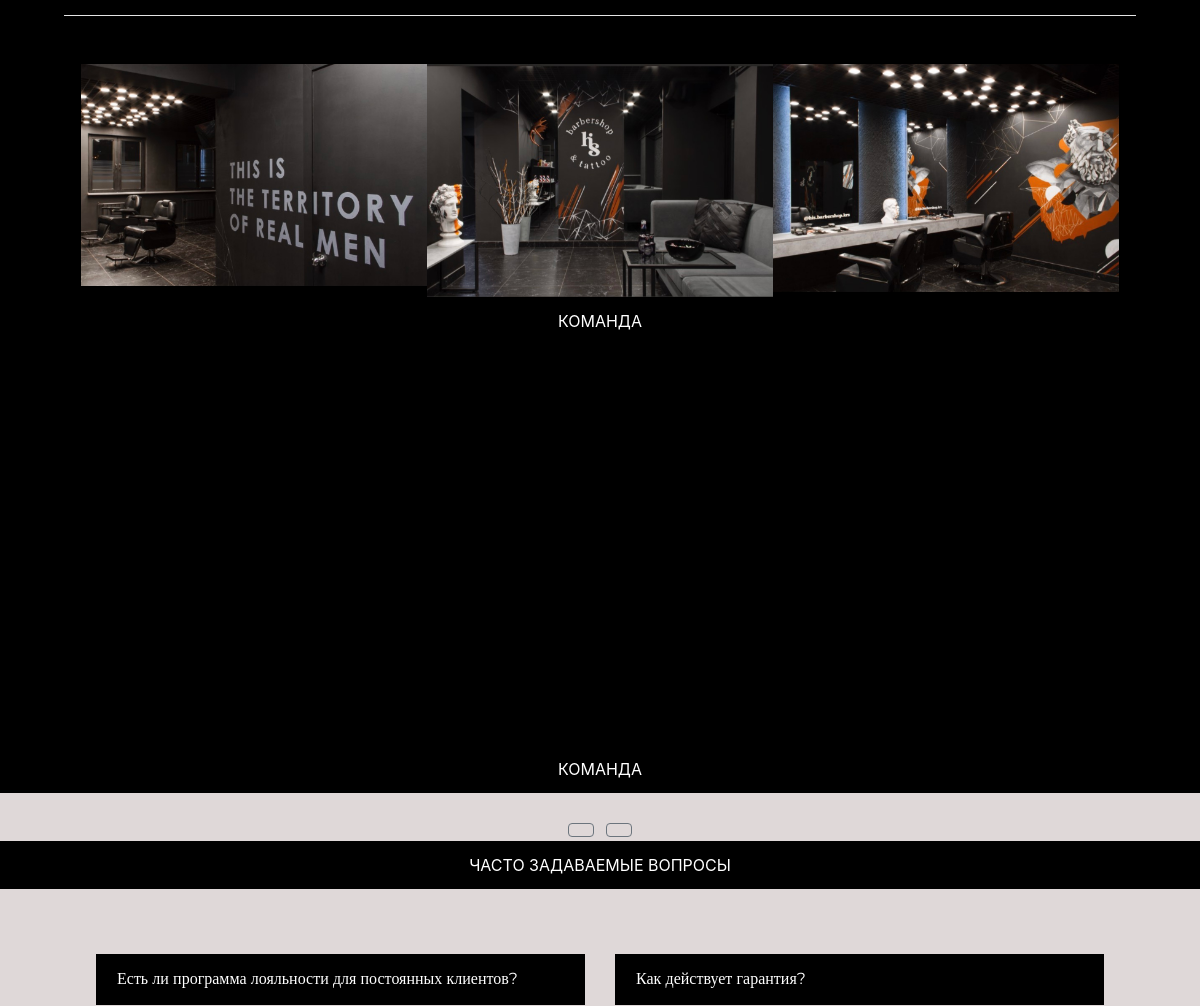
/ (middle part), run on an earlier commit of the app's database.
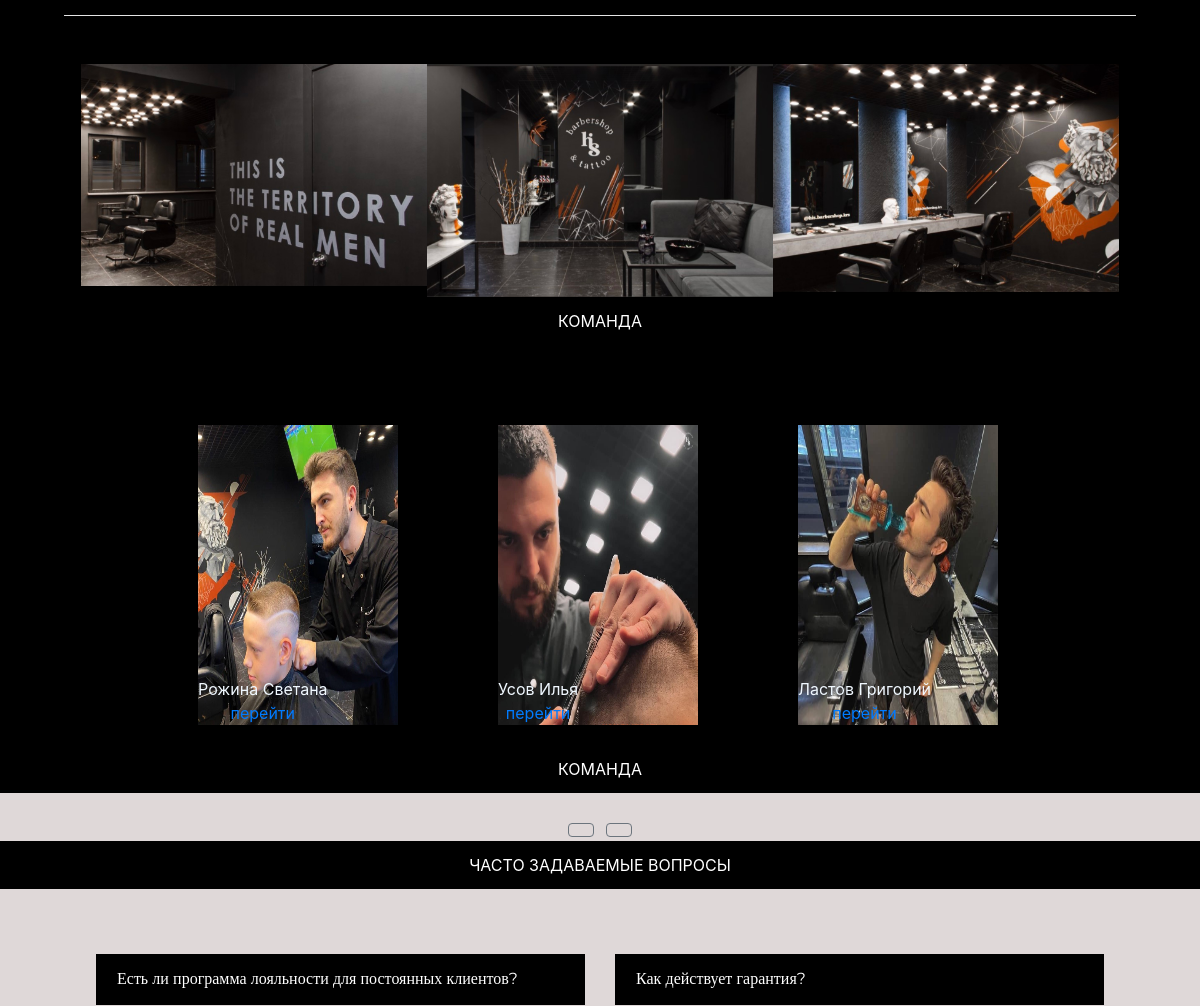
And on a later commit of the database.
### mainapp/models.py (models this page shows, shortened)
class Question(models.Model):
    title = models.CharField(max_length=100, verbose_name='Вопрос')
    answer = models.TextField(verbose_name='Ответ')

class Barber(models.Model):
    image = models.ImageField(verbose_name='Аватарка')
    firstName = models.CharField(max_length=30, verbose_name='Имя')
    lastName = models.CharField(max_length=30, verbose_name='Фамилия')
    slug = models.SlugField(unique=True)
    def get_absolute_url(self):
        return reverse('barber_detail', kwargs={'slug': self.slug})

### mainapp/views.py (the view)
# urls.py: path('', BaseView.as_view(), name='base'),
class BaseView(View):
    def get(self, request, *args, **kwargs):
        types = ServiceType.objects.all()
        offer = SpecialOffer.objects.all()
        barber = Barber.objects.all()
        questions = Question.objects.all()
        image_hearstyle = [x for x in GalaryHairstyle.objects.all() if x.chek]
        context = {
            'types':types,
            'offers': offer,
            'barbers': barber,
            'hearstyle': image_hearstyle,
            'qustionLeft': questions[:int(len(questions)/2)],
            'qustionRight': questions[int(len(questions)/2):],
        }
        return render(request, 'base.html', context)

### mainapp/templates/base.html (shortened to what this page needs)
{% load static %}
<html>
  <head>
    <link rel="stylesheet" href="https://cdn.jsdelivr.net/npm/bootstrap@4.0.0/dist/css/bootstrap.min.css">
    <link rel="stylesheet" href="{% static 'css/style.css' %}">
    <link rel="stylesheet" href="{% static 'css/style-navbar.css' %}">
    <link rel="stylesheet" href="{% static 'css/style-contact.css' %}">
    <link rel="stylesheet" href="{% static 'css/style-question.css' %}">
    <link rel="stylesheet" href="{% static 'css/style-reviews.css' %}">
    <link rel="stylesheet" href="{% static 'css/style-priceList.css' %}">
    <link rel="stylesheet" href="{% static 'css/style-slider.css' %}">
    <link rel="stylesheet" href="{% static 'css/style-hearstyle.css' %}">
    <link rel="stylesheet" href="{% static 'slick/slick.css' %}">
    <link rel="stylesheet" href="{% static 'slick/slick-theme.css' %}">
  </head>
  <body>
      <div class="black">
        <div class="container-context">
          <hr  color="#fff" size="40">
        </div>
        <div class="conteiner-context2">
          <div class="row">
            <div class="col-md-4">
              <img src="{% static 'img/photo2.png' %}" width="100%" alt="foto2">
            </div>
            <div class="col-md-4">
              <img src="{% static 'img/photo3.png' %}" width="100%" alt="foto3">
            </div>
            <div class="col-md-4">
              <img src="{% static 'img/photo4.png' %}" width="100%" alt="foto4">
            </div>
          </div>
        </div>
      </div>
        <div class="title">
          <div class="title-text" >
            КОМАНДА
          </div>
        </div>
        <div class="block-uns-context">
          {% for barber in barbers %}
          <div class="slide">
            <div class="photo_barber" >
              <img src="{{barber.image.url}} " style="margin:0;" alt="" width="200" height="300";>
              <div class="text_slide">
                {{barber.lastName}}
                {{barber.firstName}}<br>
                <a href="{{barber.get_absolute_url}}">перейти</a>
              </div>
            </div>
          </div>
          {% endfor %}
        </div>
        <div class="hearstyle">
          <div class="title">
            <div class="title-text" >
              КОМАНДА
            </div>
          </div>
          <div class="context">
            <div class="container-fluid">
              <div id="myCarousel" class="carousel slide" data-ride="carousel">
                <div class="container">
                  <div class="row">
                    <div class="col-12 text-center mt-4">
                      <a class="btn btn-outline-secondary mx-1 prev" href="javascript:void(0)" title="Previous">
                      </a>
                      <a class="btn btn-outline-secondary mx-1 next" href="javascript:void(0)" title="Next">
                      </a>
                    </div>
                  </div>
                </div>
              </div>
            </div>
          </div>
        </div>
      <div class="title">
        <div class="title-text" >
          ЧАСТО ЗАДАВАЕМЫЕ ВОПРОСЫ
        </div>
      </div>
      <div class="accordion">
          <div class="row">
            <div class="col-md-6">
              {% for question in qustionLeft %}
              <details class="card">
                  <summary class="card-header">
                    <span class="question">
                      <p>{{ question.title }}</p>
                    </span>
                  </summary>
                </details>
              {% endfor %}
            </div>
            <div class="col-md-6">
              {% for question in qustionRight %}
              <details class="card">
                <summary class="card-header">
                  <span class="question">
                    <p>{{ question.title }}</p>
                  </span>
                </summary>
              </details>
              {% endfor %}
            </div>
          </div>
      </div>
  </body>
</html>

What changed in the data, as far as the page shows it:
added Barber: image (picture), lastName "Рожина", firstName "Светана"
added Barber: image (picture), lastName "Усов", firstName "Илья"
added Barber: image (picture), lastName "Ластов", firstName "Григорий"
